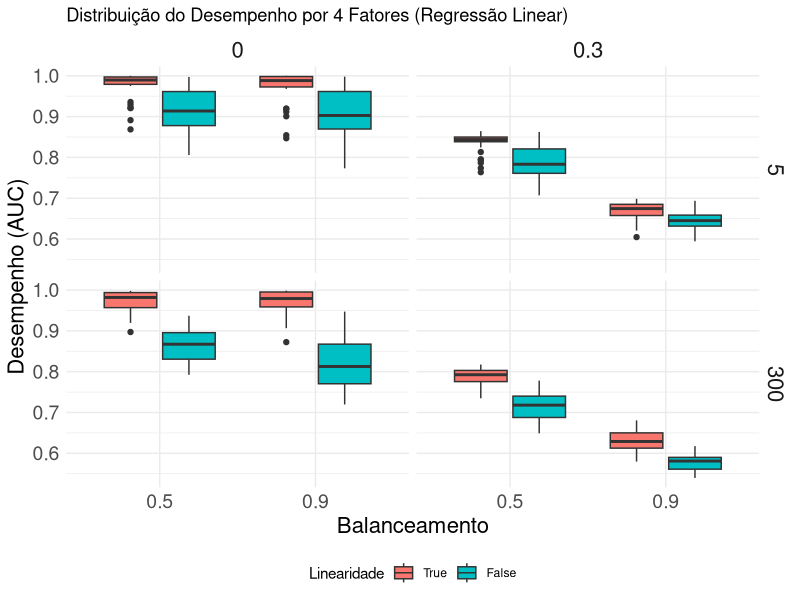
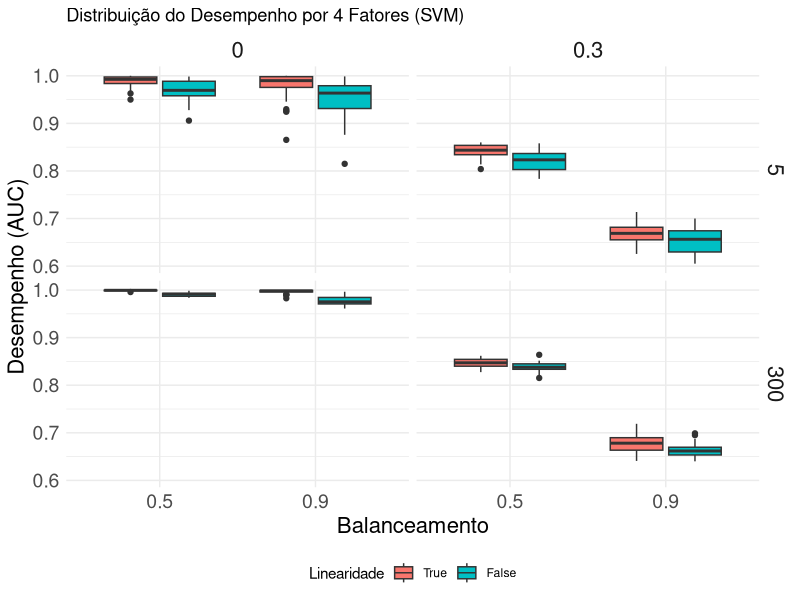
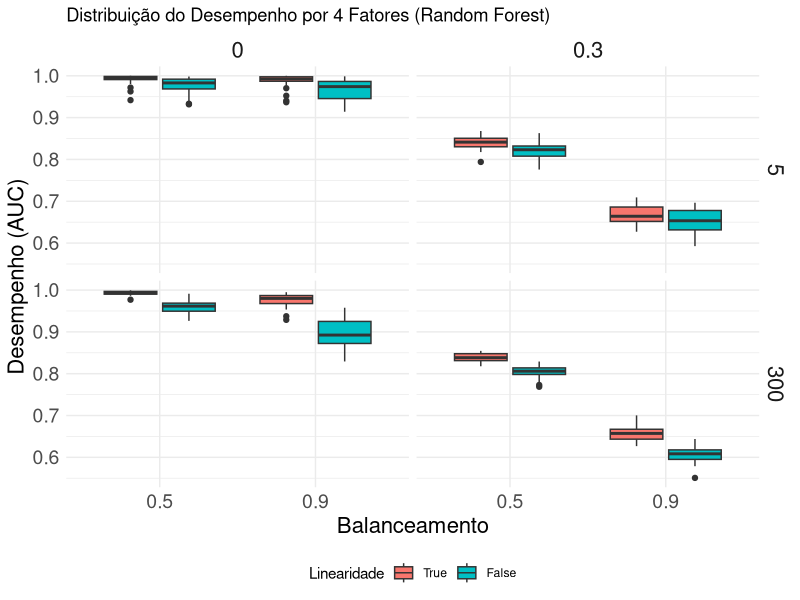
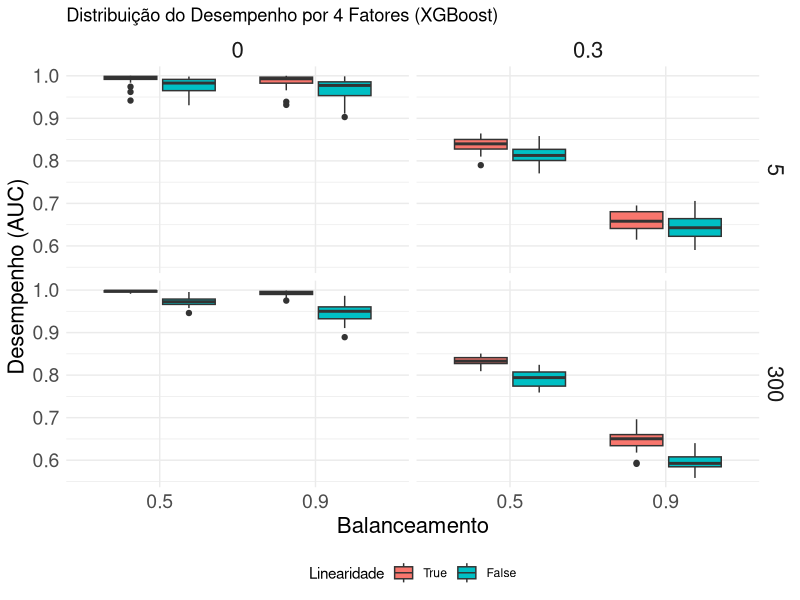
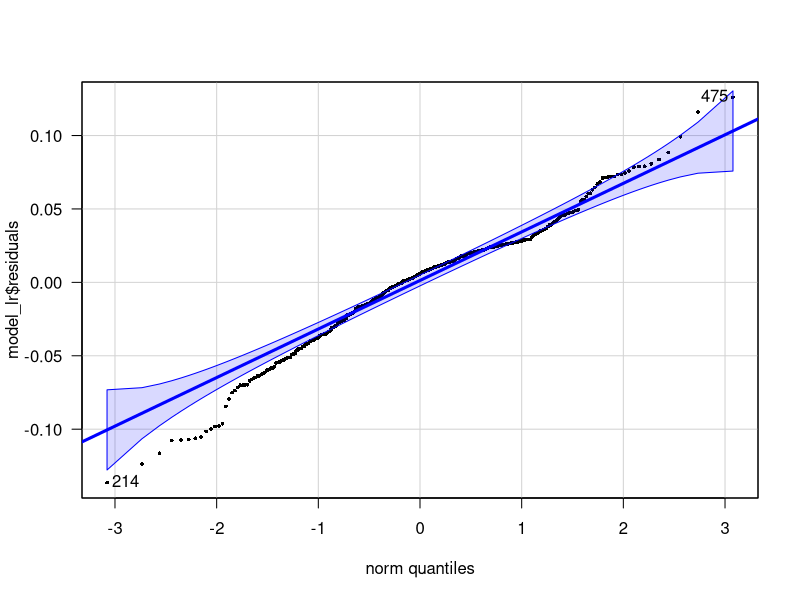
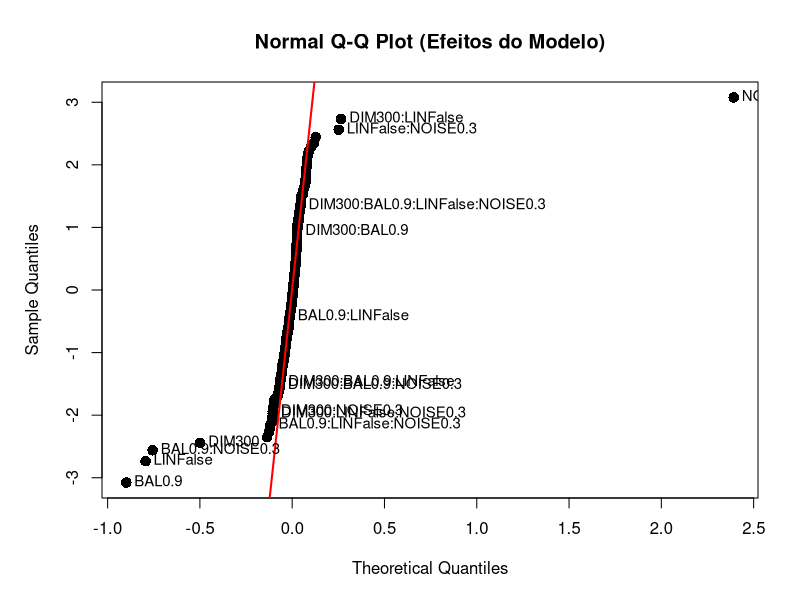
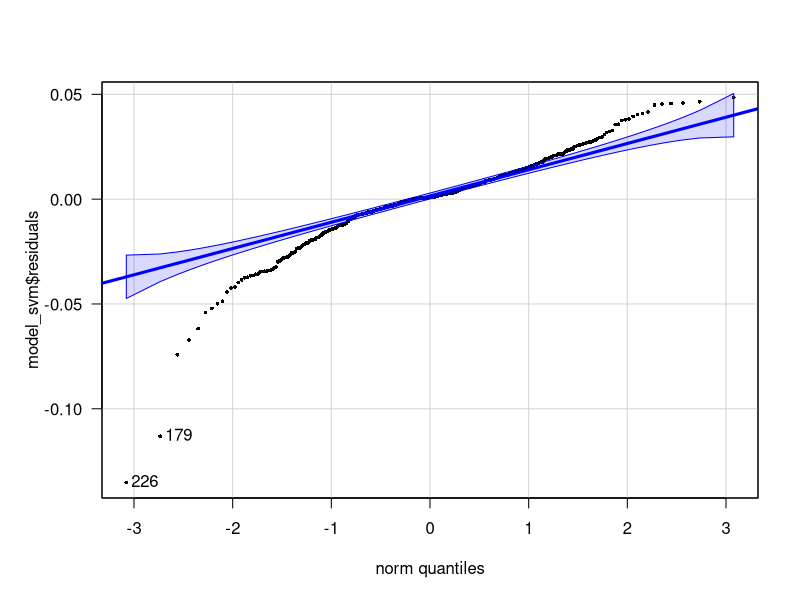
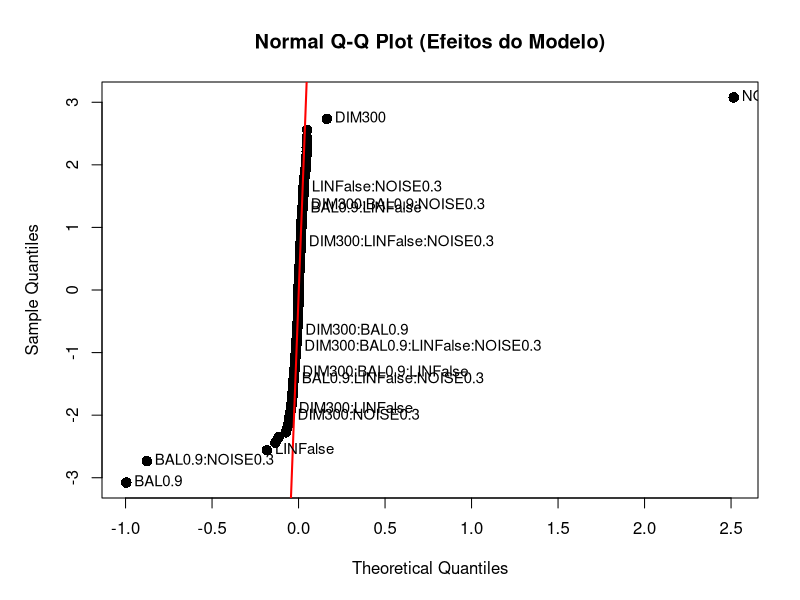

Reproduce these figures in R, in order.
## Trabalho Final - Planejamento e Analise de Experimentos
# Homero, Isaac e Stéfani

# clean workspace
rm(list=ls())

# install required packages if needed
packages_needed <- c("stringr","ggplot2", "multcomp", "e1071","ggridges")
for (package_name in packages_needed) {      
  if (!(package_name %in% rownames(installed.packages()))){
    install.packages(package_name)
  }
}


################################################################################
## Leitura dos dados gerados

data <- read.table("results_30execs.csv", header = TRUE, sep = ",")

# Modelo Regressao Linear
data_lr <- data[, c(1:11, ncol(data)-3)]
data_lr$DIM <- factor(data_lr$DIM, levels = c("5", "300"))       # Dimensionalidade
data_lr$BAL <- factor(data_lr$BAL, levels = c("0.5", "0.9"))     # Balanceamento
data_lr$LIN <- factor(data_lr$LIN, levels = c("True", "False"))  # Linearidade
data_lr$NOISE <- factor(data_lr$NOISE, levels = c("0", "0.3"))   # Superposição

head(data_lr)
summary(data_lr)

# Modelo SVM
data_svm <- data[, c(1:11, ncol(data)-2)]
data_svm$DIM <- factor(data_svm$DIM, levels = c("5", "300"))       # Dimensionalidade
data_svm$BAL <- factor(data_svm$BAL, levels = c("0.5", "0.9"))     # Balanceamento
data_svm$LIN <- factor(data_svm$LIN, levels = c("True", "False"))  # Linearidade
data_svm$NOISE <- factor(data_svm$NOISE, levels = c("0", "0.3"))   # Superposição

head(data_svm)
summary(data_svm)

# Modelo Random Forest
data_rf <- data[, c(1:11, ncol(data)-1)]
data_rf$DIM <- factor(data_rf$DIM, levels = c("5", "300"))       # Dimensionalidade
data_rf$BAL <- factor(data_rf$BAL, levels = c("0.5", "0.9"))     # Balanceamento
data_rf$LIN <- factor(data_rf$LIN, levels = c("True", "False"))  # Linearidade
data_rf$NOISE <- factor(data_rf$NOISE, levels = c("0", "0.3"))   # Superposição

head(data_rf)
summary(data_rf)

# Modelo XGB
data_xgb <- data[, c(1:11, ncol(data))]
data_xgb$DIM <- factor(data_xgb$DIM, levels = c("5", "300"))       # Dimensionalidade
data_xgb$BAL <- factor(data_xgb$BAL, levels = c("0.5", "0.9"))     # Balanceamento
data_xgb$LIN <- factor(data_xgb$LIN, levels = c("True", "False"))  # Linearidade
data_xgb$NOISE <- factor(data_xgb$NOISE, levels = c("0", "0.3"))   # Superposição

head(data_xgb)
summary(data_xgb)


################################################################################
## Análise Exploratória dos Dados

library(ggplot2)

# Plot grafico de AUC LR
ggplot(data_lr,
       aes(x = BAL,
           y = AUC_LR,
           fill = LIN)) +
  geom_boxplot() +
  facet_grid(DIM ~ NOISE) +
  theme_minimal() +
  theme(
    axis.text  = element_text(size = 14),
    axis.title = element_text(size = 16),
    strip.text = element_text(size = 16),
    legend.position = "bottom"
  ) +
  labs(
    x = "Balanceamento",
    y = "Desempenho (AUC)",
    fill = "Linearidade",
    title = "Distribuição do Desempenho por 4 Fatores (Regressão Linear)"
  )

# Plot grafico de AUC SVM
ggplot(data_svm,
       aes(x = BAL,
           y = AUC_SVM,
           fill = LIN)) +
  geom_boxplot() +
  facet_grid(DIM ~ NOISE) +
  theme_minimal() +
  theme(
    axis.text  = element_text(size = 14),
    axis.title = element_text(size = 16),
    strip.text = element_text(size = 16),
    legend.position = "bottom"
  ) +
  labs(
    x = "Balanceamento",
    y = "Desempenho (AUC)",
    fill = "Linearidade",
    title = "Distribuição do Desempenho por 4 Fatores (SVM)"
  )

# Plot grafico de AUC RF
ggplot(data_rf,
       aes(x = BAL,
           y = AUC_RF,
           fill = LIN)) +
  geom_boxplot() +
  facet_grid(DIM ~ NOISE) +
  theme_minimal() +
  theme(
    axis.text  = element_text(size = 14),
    axis.title = element_text(size = 16),
    strip.text = element_text(size = 16),
    legend.position = "bottom"
  ) +
  labs(
    x = "Balanceamento",
    y = "Desempenho (AUC)",
    fill = "Linearidade",
    title = "Distribuição do Desempenho por 4 Fatores (Random Forest)"
  )

# Plot grafico de AUC XGBoost
ggplot(data_xgb,
       aes(x = BAL,
           y = AUC_XGB,
           fill = LIN)) +
  geom_boxplot() +
  facet_grid(DIM ~ NOISE) +
  theme_minimal() +
  theme(
    axis.text  = element_text(size = 14),
    axis.title = element_text(size = 16),
    strip.text = element_text(size = 16),
    legend.position = "bottom"
  ) +
  labs(
    x = "Balanceamento",
    y = "Desempenho (AUC)",
    fill = "Linearidade",
    title = "Distribuição do Desempenho por 4 Fatores (XGBoost)"
  )


################################################################################
## Teste de Hipósteses ExpFat Regressao Linear

model_lr <- aov(data_lr$AUC_LR~ (DIM + BAL + LIN + NOISE)^4,
             data = data_lr)
summary(model_lr)
summary.lm(model_lr)$r.squared

## Verificacao de premissas

# Normalidade dos residuos
library(car)
shapiro.test(model_lr$residuals)
qqPlot(model_lr$residuals,
       pch = 16,
       lwd = 3,
       cex = 0.5,
       las = 1)

# Homoscedasticidade
fligner.test(model_lr$residuals ~ interaction(DIM, BAL, LIN, NOISE),
             data = data_lr)



effect_est <- as.numeric(model_lr$effects[-1])
effect_names <- names(model_lr$effects)[-1]

par(mar = c(5,5,4,2) + 0.1)  # margens
qq.obj <- qqnorm(effect_est,
                 datax    = TRUE,
                 pch      = 16,
                 cex      = 1.4,
                 main     = "Normal Q-Q Plot (Efeitos do Modelo)",
                 xlab     = "Sample Quantiles",
                 ylab     = "Theoretical Quantiles")
qqline(effect_est, datax = TRUE, col = "red", lwd = 2)

text(x = qq.obj$x,
     y = qq.obj$y,
     labels = effect_names,
     pos = 4,
     offset = 0.4,
     cex = 0.9)


################################################################################
## Teste de Hipósteses ExpFat SVM

model_svm <- aov(data_svm$AUC_SVM~ (DIM + BAL + LIN + NOISE)^4,
                data = data_svm)
summary(model_svm)
summary.lm(model_svm)$r.squared

## Verificacao de premissas

# Normalidade dos residuos
library(car)
shapiro.test(model_svm$residuals)
qqPlot(model_svm$residuals,
       pch = 16,
       lwd = 3,
       cex = 0.5,
       las = 1)

# Homoscedasticidade
fligner.test(model_svm$residuals ~ interaction(DIM, BAL, LIN, NOISE),
             data = data_svm)


## Daniel's plot para detectar efeitos
effect_est <- as.numeric(model_svm$effects[-1])
effect_names <- names(model_svm$effects)[-1]

par(mar = c(5,5,4,2) + 0.1)  # margens
qq.obj <- qqnorm(effect_est,
                 datax    = TRUE,
                 pch      = 16,
                 cex      = 1.4,
                 main     = "Normal Q-Q Plot (Efeitos do Modelo)",
                 xlab     = "Sample Quantiles",
                 ylab     = "Theoretical Quantiles")
qqline(effect_est, datax = TRUE, col = "red", lwd = 2)

text(x = qq.obj$x,
     y = qq.obj$y,
     labels = effect_names,
     pos = 4,
     offset = 0.4,
     cex = 0.9)

################################################################################
## Teste de Hipósteses ExpFat Random Forest

model_rf <- aov(data_rf$AUC_RF~ (DIM + BAL + LIN + NOISE)^4,
                 data = data_rf)
summary(model_rf)
summary.lm(model_rf)$r.squared

## Verificacao de premissas

# Normalidade dos residuos
library(car)
shapiro.test(model_rf$residuals)
qqPlot(model_rf$residuals,
       pch = 16,
       lwd = 3,
       cex = 0.5,
       las = 1)

# Homoscedasticidade
fligner.test(model_rf$residuals ~ interaction(DIM, BAL, LIN, NOISE),
             data = data_rf)


## Daniel's plot para detectar efeitos
effect_est <- as.numeric(model_rf$effects[-1])
effect_names <- names(model_rf$effects)[-1]

par(mar = c(5,5,4,2) + 0.1)  # margens
qq.obj <- qqnorm(effect_est,
                 datax    = TRUE,
                 pch      = 16,
                 cex      = 1.4,
                 main     = "Normal Q-Q Plot (Efeitos do Modelo)",
                 xlab     = "Sample Quantiles",
                 ylab     = "Theoretical Quantiles")
qqline(effect_est, datax = TRUE, col = "red", lwd = 2)

text(x = qq.obj$x,
     y = qq.obj$y,
     labels = effect_names,
     pos = 4,
     offset = 0.4,
     cex = 0.9)

################################################################################
## Teste de Hipósteses ExpFat XGBoost

model_xgb <- aov(data_xgb$AUC_XGB~ (DIM + BAL + LIN + NOISE)^4,
                 data = data_xgb)
summary(model_xgb)
summary.lm(model_xgb)$r.squared

## Verificacao de premissas

# Normalidade dos residuos
library(car)
shapiro.test(model_xgb$residuals)
qqPlot(model_xgb$residuals,
       pch = 16,
       lwd = 3,
       cex = 0.5,
       las = 1)

# Homoscedasticidade
fligner.test(model_xgb$residuals ~ interaction(DIM, BAL, LIN, NOISE),
             data = data_xgb)


## Daniel's plot para detectar efeitos
effect_est <- as.numeric(model_xgb$effects[-1])
effect_names <- names(model_xgb$effects)[-1]

par(mar = c(5,5,4,2) + 0.1)  # margens
qq.obj <- qqnorm(effect_est,
                 datax    = TRUE,
                 pch      = 16,
                 cex      = 1.4,
                 main     = "Normal Q-Q Plot (Efeitos do Modelo)",
                 xlab     = "Sample Quantiles",
                 ylab     = "Theoretical Quantiles")
qqline(effect_est, datax = TRUE, col = "red", lwd = 2)

text(x = qq.obj$x,
     y = qq.obj$y,
     labels = effect_names,
     pos = 4,
     offset = 0.4,
     cex = 0.9)
